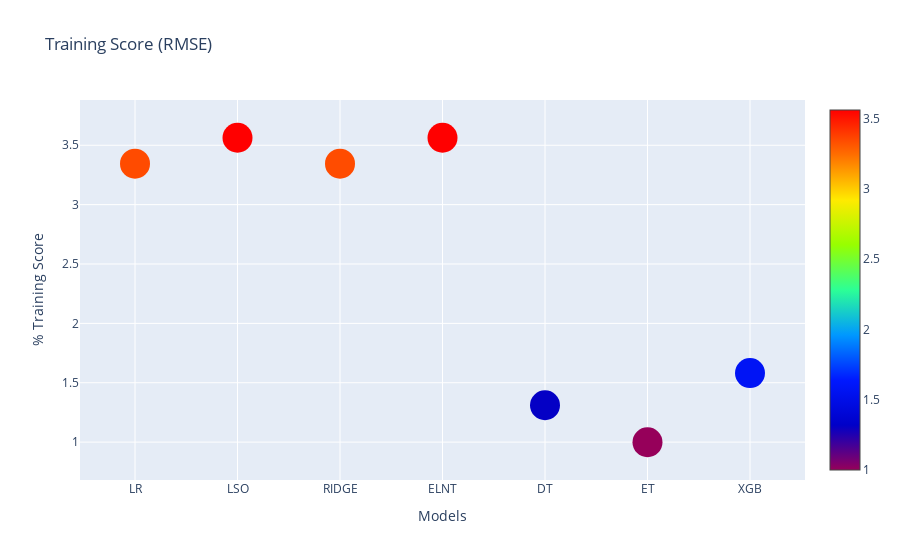

Notebook code for this chart:
### Code cell
# using cross validation 

def cross_validate(model):
    neg_score = cross_val_score(model, X_train, y_train, cv = 5, n_jobs = -1, scoring = 'neg_mean_squared_error')
    score = np.round(np.sqrt(-1*neg_score), 5)
    return score.mean()

models = [linear, lasso, ridge, elnt, dt, et, xgb]
models_n = ['linear', 'lasso', 'ridge', 'elnt', 'dt', 'et', 'xgb']
training_score = []
rmse_score = []
test_score = []
c=0
for model in models:
    scr=cross_validate(model)
    c+=1
    y_true = y_test# true target values for the test set
    model = model.fit(X_train, y_train)
    y_pred = model.predict(X_test)# predicted target values for the test set
    
    # Calculate R2 score tscr on tests
    tr2 = model.score(X_train, y_train)
    tscr = model.score(X_test, y_test) # or  r2 = r2_score(y_true, y_pred)


    
    training_score.append(tr2)
    rmse_score.append(scr)
    test_score.append(tscr)
    
    importances= []
    print(c, model, "RMSE_score:", scr,"\t", "Train_r2_score:", tr2,"\t", "Test_R2_score:", tscr,  "\n")

    if model in [ dt, et, xgb]:
        importances = model.feature_importances_
        model.feature_names = X.columns

        for i,v in zip(model.feature_names, importances):
            print('Feature: %s, Score: %.5f' % (i,v))
        print("\n")

        
# trainscore in df
train_score = pd.DataFrame({'Training_R2': training_score, 'rmse_score': rmse_score, 'test_score': test_score})
train_score.index = ['LR', 'LSO', 'RIDGE', 'ELNT', 'DT', 'ET', 'XGB']
train_score['rmse_score'] = (train_score['rmse_score']*100).round(4)
scatter_plot(train_score.index, train_score['rmse_score'], 'Training Score (RMSE)', 'Models','% Training Score', 30, 'Rainbow')

### Figure 1 — Plotly figure (JSON) as saved in the notebook; plotly's stock layout.template omitted (floating-point values rounded to 4 significant figures)
{"data": [{"marker": {"color": [3.345, 3.563, 3.345, 3.563, 1.31, 0.9988, 1.581], "colorscale": [[0, "rgb(150,0,90)"], [0.125, "rgb(0,0,200)"], [0.25, "rgb(0,25,255)"], [0.375, "rgb(0,152,255)"], [0.5, "rgb(44,255,150)"], [0.625, "rgb(151,255,0)"], [0.75, "rgb(255,234,0)"], [0.875, "rgb(255,111,0)"], [1, "rgb(255,0,0)"]], "showscale": true, "size": 30}, "mode": "markers", "type": "scatter", "x": ["LR", "LSO", "RIDGE", "ELNT", "DT", "ET", "XGB"], "y": [3.345, 3.563, 3.345, 3.563, 1.31, 0.9988, 1.581]}], "layout": {"hovermode": "closest", "title": {"text": "Training Score (RMSE)"}, "xaxis": {"title": {"text": "Models"}}, "yaxis": {"title": {"text": "% Training Score"}}}}
